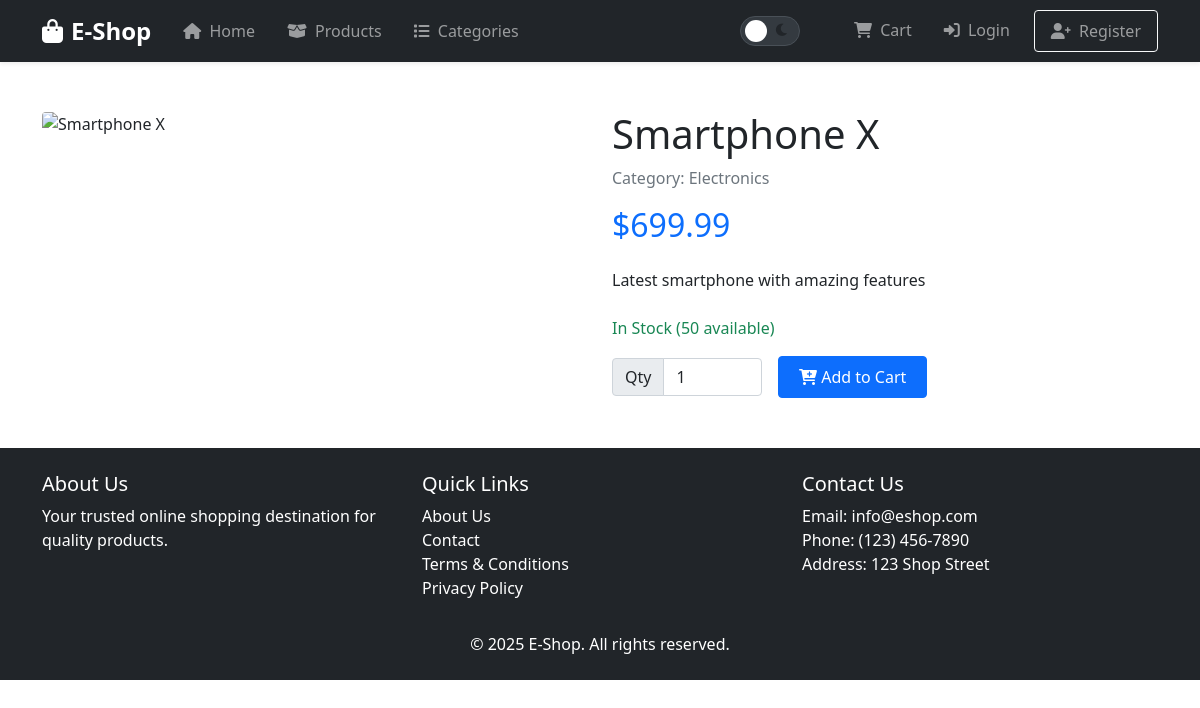
Screenshot of /product.php?id=1 with the database file from the repository.
### tables this page shows
CREATE TABLE `products` (
  `id` int(11) NOT NULL,
  `name` varchar(200) NOT NULL,
  `description` text DEFAULT NULL,
  `price` decimal(10,2) NOT NULL,
  `category_id` int(11) DEFAULT NULL,
  `image` mediumblob DEFAULT NULL,
  `image_type` varchar(50) DEFAULT NULL,
  `stock` int(11) NOT NULL DEFAULT 0,
  `featured` tinyint(1) DEFAULT 0,
  `created_at` timestamp NOT NULL DEFAULT current_timestamp()
);

CREATE TABLE `categories` (
  `id` int(11) NOT NULL,
  `name` varchar(100) NOT NULL,
  `description` text DEFAULT NULL,
  `created_at` timestamp NOT NULL DEFAULT current_timestamp()
);

### config/config.php (called while the page is built, shortened)
<?php
function clean($string) {
    return htmlspecialchars(trim($string), ENT_QUOTES, 'UTF-8');
}
?>

### product.php (the view, shortened to what this page needs)
<?php
require_once 'config/config.php';
$product_id = isset($_GET['id']) ? filter_var($_GET['id'], FILTER_VALIDATE_INT) : 0;
$stmt = $pdo->prepare("
    SELECT p.*, c.name as category_name
    FROM products p
    LEFT JOIN categories c ON p.category_id = c.id
    WHERE p.id = ?
");
$stmt->execute([$product_id]);
$product = $stmt->fetch();
?>
<!DOCTYPE html>
<html lang="en">
<head>
    <link href="https://cdn.jsdelivr.net/npm/bootstrap@5.1.3/dist/css/bootstrap.min.css" rel="stylesheet">
    <link rel="stylesheet" href="https://cdnjs.cloudflare.com/ajax/libs/font-awesome/6.0.0/css/all.min.css">
    <link rel="stylesheet" href="assets/css/style.css">
    <link rel="stylesheet" href="assets/css/dark-theme.css">
</head>
<body>
    <?php include 'includes/header.php'; ?>
    <div class="container my-5">
        <div class="row">
            <div class="col-md-6">
                <img src="<?php echo !empty($product['image']) ? 'get_image.php?id=' . $product['id'] : 'assets/images/placeholder.jpg'; ?>"
                     alt="<?php echo clean($product['name']); ?>"
                     class="img-fluid rounded">
            </div>
            <div class="col-md-6">
                <h1><?php echo clean($product['name']); ?></h1>
                <p class="text-muted">Category: <?php echo clean($product['category_name']); ?></p>
                <h2 class="text-primary">$<?php echo number_format($product['price'], 2); ?></h2>
                <p class="my-4"><?php echo nl2br(clean($product['description'])); ?></p>
                <?php if ($product['stock'] > 0): ?>
                    <p class="text-success">In Stock (<?php echo $product['stock']; ?> available)</p>
                    <form action="cart_actions.php" method="POST" class="d-flex align-items-center gap-3">
                        <div class="input-group" style="width: 150px;">
                            <label class="input-group-text" for="quantity">Qty</label>
                            <input type="number" class="form-control" id="quantity" name="quantity" value="1" min="1" max="<?php echo $product['stock']; ?>">
                        </div>
                        <button type="submit" class="btn btn-primary">
                            <i class="fas fa-cart-plus"></i> Add to Cart
                        </button>
                    </form>
                <?php else: ?>
                    <p class="text-danger">Out of Stock</p>
                <?php endif; ?>
            </div>
        </div>
    </div>
    <?php include 'includes/footer.php'; ?>
</body>
</html>

### assets/css/style.css (style rules this page uses)
.btn-primary { padding: 8px 20px; color: #ffffff; }

### rows the page displays
products: name "Smartphone X", category.name "Electronics", price "699.99", description "Latest smartphone with amazing features", stock "50"
